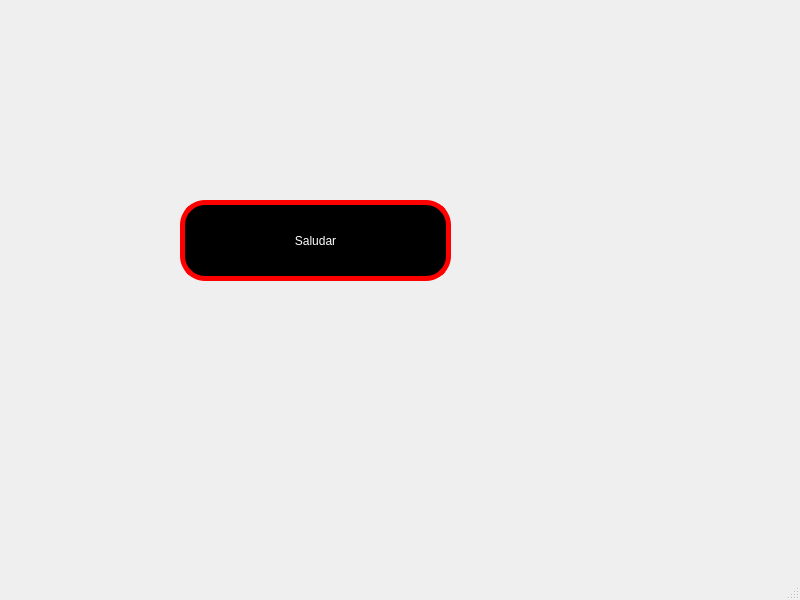
<?xml version="1.0" encoding="UTF-8"?>
<ui version="4.0">
 <class>MainWindow</class>
 <widget class="QMainWindow" name="MainWindow">
  <property name="geometry">
   <rect>
    <x>0</x>
    <y>0</y>
    <width>800</width>
    <height>600</height>
   </rect>
  </property>
  <property name="windowTitle">
   <string>MainWindow</string>
  </property>
  <widget class="QWidget" name="centralwidget">
   <widget class="QPushButton" name="btn_saludar">
    <property name="geometry">
     <rect>
      <x>180</x>
      <y>200</y>
      <width>271</width>
      <height>81</height>
     </rect>
    </property>
    <property name="styleSheet">
     <string notr="true">background-color: rgb(0,0,0);
color: rgb(255,255,255);
border-radius:25px;
border:5px solid red</string>
    </property>
    <property name="text">
     <string>Saludar</string>
    </property>
   </widget>
  </widget>
  <widget class="QMenuBar" name="menubar">
   <property name="geometry">
    <rect>
     <x>0</x>
     <y>0</y>
     <width>800</width>
     <height>21</height>
    </rect>
   </property>
  </widget>
  <widget class="QStatusBar" name="statusbar"/>
 </widget>
 <resources/>
 <connections/>
</ui>
